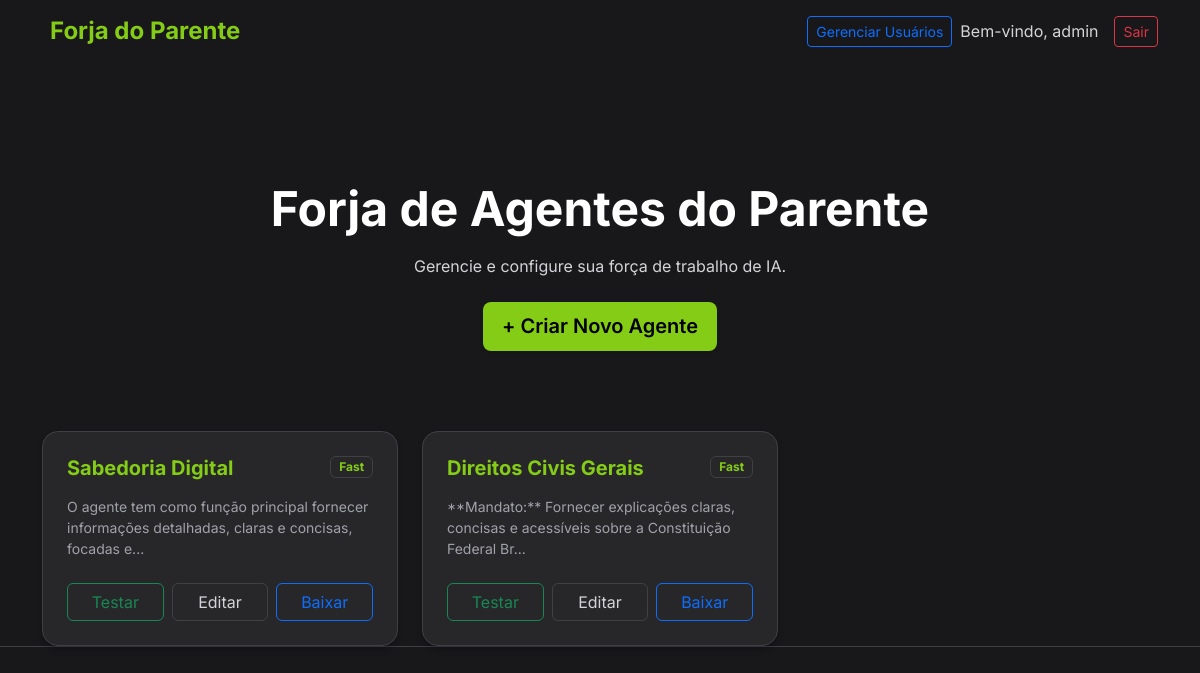
The page / (signed in) on the database its author committed.
### tables this page shows
CREATE TABLE agents (
            id INTEGER PRIMARY KEY AUTOINCREMENT,
            user_id INTEGER,
            subject TEXT,
            type TEXT,
            behaviour TEXT,
            details TEXT,
            knowledge_base TEXT,
            created_at DATETIME DEFAULT CURRENT_TIMESTAMP, status TEXT DEFAULT 'development',
            FOREIGN KEY (user_id) REFERENCES users(id)
        );

### app/Controllers/HomeController.php (called while the page is built, shortened)
<?php
require_once __DIR__ . '/../Core/Database.php';
class HomeController extends Controller
{
    private $db;
    public function __construct()
    {
        $this->db = new Database();
    }
    public function index()
    {
        $agents = [];
        if (isset($_SESSION['user'])) {
            $agents = $this->db->getAllAgents();
        }
        $this->view('home/index', ['agents' => $agents]);
    }
}

### public/index.php (called while the page is built, shortened)
<?php
$router = new Router();
$router->get('/', 'HomeController@index');
$router->post('/', 'HomeController@index');
$router->get('/agents/create', 'AgentController@create');
$router->post('/agents/store', 'AgentController@store');
$router->get('/agents/edit', 'AgentController@edit');
$router->post('/agents/update', 'AgentController@update');
$router->post('/agents/delete', 'AgentController@delete');
$router->get('/agents/download', 'AgentController@download');
$router->get('/agents/test', 'TestController@index');
$router->post('/api/chat', 'TestController@chat');
$router->post('/api/optimize', 'AgentController@optimize');
$router->get('/users', 'UserController@index');
$router->post('/users', 'UserController@index');
$uri = $_SERVER['REQUEST_URI'];
$method = $_SERVER['REQUEST_METHOD'];
$uri = parse_url($uri, PHP_URL_PATH);
$router->dispatch($uri, $method);

### app/Core/Database.php (called while the page is built, shortened)
<?php
class Database
{
    private $pdo;
    public function __construct()
    {
        try {
            $dbFile = __DIR__ . '/../../database.sqlite';
            $this->pdo = new PDO('sqlite:' . $dbFile);
            $this->pdo->setAttribute(PDO::ATTR_ERRMODE, PDO::ERRMODE_EXCEPTION);
            $this->initDb();
        } catch (PDOException $e) {
            die("Database connection failed: " . $e->getMessage());
        }
    }
    private function initDb()
    {
        $this->pdo->exec("CREATE TABLE IF NOT EXISTS users (
            id INTEGER PRIMARY KEY AUTOINCREMENT,
            username TEXT UNIQUE NOT NULL,
            password TEXT NOT NULL,
            role TEXT DEFAULT 'user',
            created_at DATETIME DEFAULT CURRENT_TIMESTAMP
        )");
        $this->pdo->exec("CREATE TABLE IF NOT EXISTS agents (
            id INTEGER PRIMARY KEY AUTOINCREMENT,
            user_id INTEGER,
            subject TEXT,
            type TEXT,
            behaviour TEXT,
            details TEXT,
            knowledge_base TEXT,
            status TEXT DEFAULT 'development',
            created_at DATETIME DEFAULT CURRENT_TIMESTAMP,
            FOREIGN KEY (user_id) REFERENCES users(id)
        )");
        $this->pdo->exec("CREATE TABLE IF NOT EXISTS agent_documents (
            id INTEGER PRIMARY KEY AUTOINCREMENT,
            agent_id INTEGER NOT NULL,
            filename TEXT NOT NULL,
            created_at DATETIME DEFAULT CURRENT_TIMESTAMP,
            FOREIGN KEY (agent_id) REFERENCES agents(id) ON DELETE CASCADE
        )");
        $stmt = $this->pdo->prepare("SELECT COUNT(*) FROM users WHERE username = 'admin'");
        $stmt->execute();
    }
    public function getAllAgents()
    {
        $stmt = $this->pdo->query("SELECT * FROM agents ORDER BY id DESC");
        return $stmt->fetchAll(PDO::FETCH_ASSOC);
    }
}

### app/Views/home/index.php (the view, shortened to what this page needs)
<?php if (!isset($_SESSION['user'])): ?>
    <div class="row justify-content-center align-items-center" style="min-height: 80vh;">
        <div class="col-md-5">
            <div class="text-center mb-5">
                <h1 class="display-4 fw-bold text-gradient">Forja do Parente</h1>
                <p class="lead text-muted">Construa, Configure e Implante Agentes de IA em segundos.</p>
            </div>
            <div class="card shadow-lg">
                <div class="card-body p-5">
                    <h3 class="text-center mb-4 fw-bold">Entrar</h3>
                    <?php if (isset($error)): ?>
                        <div class="alert alert-danger"><?= $error ?></div>
                    <?php endif; ?>
                    <form method="POST" action="/">
                        <div class="mb-3">
                            <label class="form-label text-muted">Usuário</label>
                            <input type="text" name="username" class="form-control form-control-lg" value="admin">
                        </div>
                        <div class="mb-4">
                            <label class="form-label text-muted">Senha</label>
                            <input type="password" name="password" class="form-control form-control-lg" value="password">
                        </div>
                        <button type="submit" name="login" class="btn btn-primary w-100 btn-lg">Entrar</button>
                    </form>
                </div>
            </div>
        </div>
    </div>
<?php else: ?>
    <div class="hero-section">
        <h1 class="display-5 fw-bold mb-3">Forja de Agentes do Parente</h1>
        <p class="text-muted mb-4">Gerencie e configure sua força de trabalho de IA.</p>
        <a href="/agents/create" class="btn btn-primary btn-lg shadow-sm">
            + Criar Novo Agente
        </a>
    </div>
    <div class="row g-4">
        <?php foreach ($agents as $agent): ?>
            <div class="col-md-4">
                <div class="card h-100">
                    <div class="card-body p-4">
                        <div class="d-flex justify-content-between align-items-start mb-3">
                            <h5 class="card-title fw-bold mb-0"><?= htmlspecialchars($agent['subject']) ?></h5>
                            <span class="badge bg-light text-primary border"><?= htmlspecialchars($agent['type']) ?></span>
                        </div>
                        <p class="card-text text-muted small mb-4" style="min-height: 60px;">
                            <?= htmlspecialchars(substr($agent['behaviour'], 0, 100)) ?>...
                        </p>
                        <div class="d-flex gap-2">
                            <a href="/agents/test?id=<?= $agent['id'] ?>" class="btn btn-outline-success w-50">
                                <i class="bi bi-chat-dots"></i> Testar
                            </a>
                            <a href="/agents/edit?id=<?= $agent['id'] ?>" class="btn btn-outline-secondary w-50">
                                Editar
                            </a>
                            <a href="/agents/download?id=<?= $agent['id'] ?>" class="btn btn-outline-primary w-50">
                                Baixar
                            </a>
                        </div>
                    </div>
                </div>
            </div>
        <?php endforeach; ?>
    </div>
<?php endif; ?>
<?php
require __DIR__ . '/../layouts/main.php';
?>

### public/assets/css/style.css (style rules this page uses)
:root { --primary-color: #84cc16; --primary-hover: #65a30d; --secondary-color: #d97706; --bg-color: #18181b; --card-bg: #27272a; --border-color: #3f3f46; --text-color: #ffffff; --text-muted: #d4d4d8; --accent-gradient: linear-gradient(135deg, #84cc16 0%, #a3e635 100%); --indigenous-pattern: repeating-linear-gradient(45deg, rgba(132, 204, 22, 0.03) 0px, rgba(132, 204, 22, 0.03) 2px, transparent 2px, transparent 10px); }
body { font-family: 'Inter', sans-serif; background-color: var(--bg-color); color: var(--text-color); border-bottom: 1px solid var(--border-color); }
.card { border: 1px solid var(--border-color); border-radius: 16px; background: var(--card-bg); box-shadow: 0 4px 6px -1px rgba(0, 0, 0, 0.3); transition: all 0.3s ease; }
.card-title { color: var(--primary-color); font-weight: 600; }
.card-text { color: var(--text-muted); font-weight: 400; }
.btn-primary { background: var(--primary-color); border: none; border-radius: 8px; padding: 0.6rem 1.2rem; font-weight: 600; color: #000; transition: all 0.2s; }
.btn-outline-secondary { color: var(--text-muted); border-color: var(--border-color); }
.hero-section { padding: 5rem 0; text-align: center; position: relative; }
body, p, h1, h2, h3, h4, h5, h6, span, div, li, td, th, label, input, textarea, select, .card-body, .modal-body { color: var(--text-color); }
.btn-primary, .btn-primary:hover, .btn-primary:active, .btn-primary:focus { color: #000000 !important; }
.badge.bg-light { color: #000000 !important; }
a { color: var(--primary-color); text-decoration: none; }
.badge.bg-light { background-color: var(--card-bg) !important; color: var(--primary-color) !important; border-color: var(--border-color) !important; }
.text-muted { color: #d4d4d8 !important; }
.card-text { color: #d4d4d8 !important; }
small, .small { color: #a1a1aa !important; }

### rows shown on the page
agents: subject "Sabedoria Digital", type "Fast", behaviour "O agente tem como função principal fornecer informações detalhadas, claras e concisas, focadas e"
agents: subject "Direitos Civis Gerais", type "Fast", behaviour "**Mandato:** Fornecer explicações claras, concisas e acessíveis sobre a Constituição Federal Br"

### other values the page prints
$_SESSION['user'] "admin"
